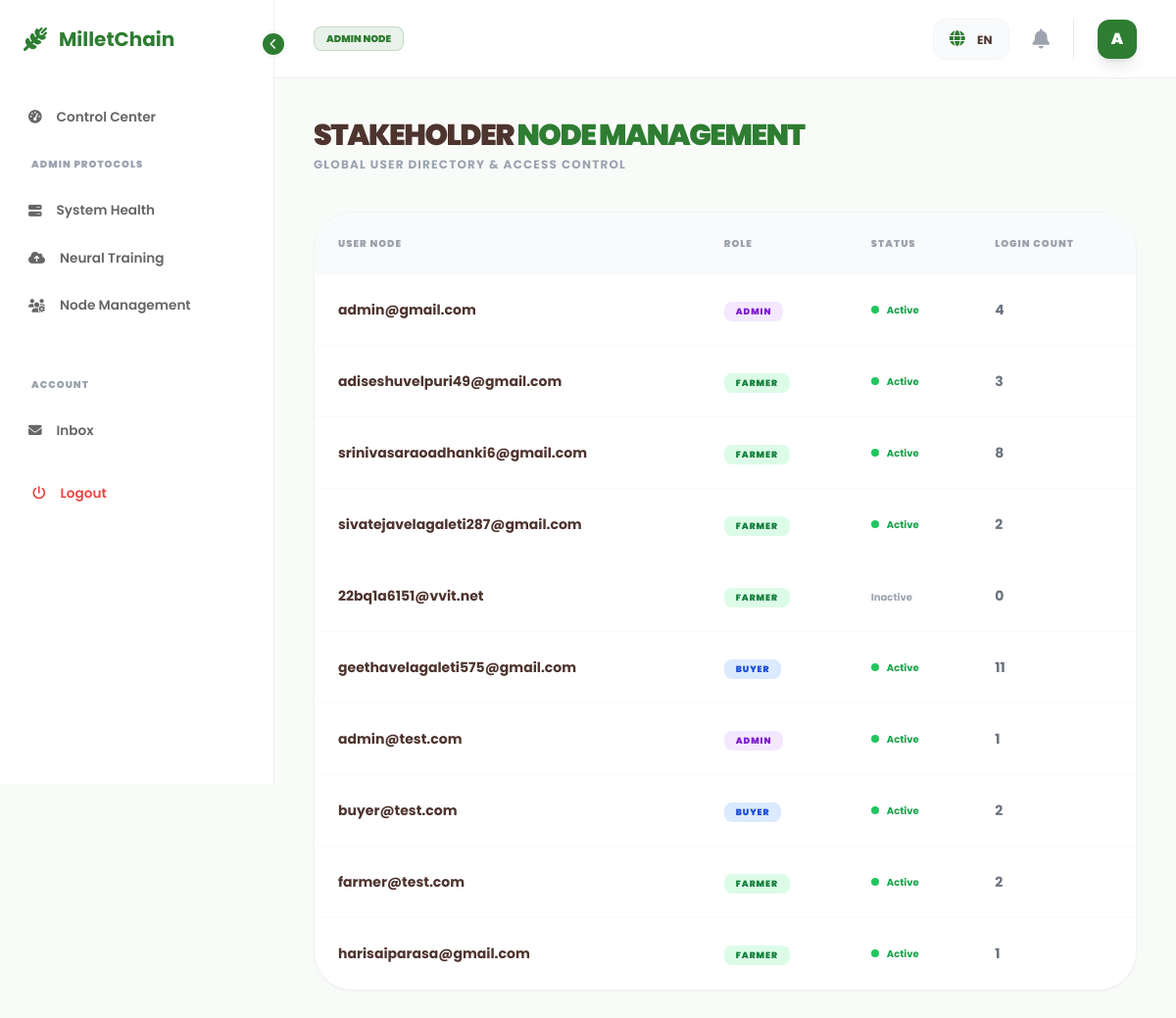
Page /accounts/manage-nodes/ (signed in) on the committed database.
### accounts/models.py (models this page shows, shortened)
class User(AbstractUser):
    ADMIN = 'admin'
    FARMER = 'farmer'
    BUYER = 'buyer'
    ROLE_CHOICES = [
        (ADMIN, 'Platform Administrator'),
        (FARMER, 'Millet Producer (Farmer)'),
        (BUYER, 'Millet Consumer (Buyer)'),
    ]
    username = None
    email = models.EmailField(unique=True)
    role = models.CharField(max_length=10, choices=ROLE_CHOICES, default=FARMER)
    is_verified = models.BooleanField(default=False)
    login_count = models.PositiveIntegerField(default=0)
    USERNAME_FIELD = 'email'
    REQUIRED_FIELDS = []
    objects = CustomUserManager()

### accounts/views.py (the view)
# urls.py: path('manage-nodes/', views.user_management, name='user_management'),
@login_required
def user_management(request):
    if request.user.role != 'admin':
        return redirect('dashboard')
    users = User.objects.all().order_by('-id')
    return render(request, 'accounts/user_management.html', {'users': users})

### notifications/context_processors.py (called while the page is built)
def notification_stats(request):
    if request.user.is_authenticated:
        return {
            'unread_notifications_count': request.user.notifications.filter(is_read=False).count(),
            'has_unread_notifications': request.user.notifications.filter(is_read=False).exists()
        }
    return {
        'unread_notifications_count': 0,
        'has_unread_notifications': False
    }

### templates/accounts/user_management.html (shortened to what this page needs)
{% extends 'base2.html' %}
{% load i18n %}
{% block content %}
<div class="fade-in-up">
    <div class="mb-10 flex justify-between items-center">
        <div>
            <h1 class="text-3xl font-black text-earth-brown uppercase tracking-tighter">
                {% trans "Stakeholder" %} <span class="text-primary-green">{% trans "Node Management" %}</span>
            </h1>
            <p class="text-xs font-bold text-gray-400 mt-1 uppercase tracking-widest">{% trans "Global User Directory & Access Control" %}</p>
        </div>
    </div>
    <div class="bg-white rounded-[2.5rem] border border-gray-100 shadow-sm overflow-hidden">
        <table class="w-full text-left border-collapse">
            <thead>
                <tr class="bg-gray-50 border-bottom border-gray-100">
                    <th class="p-6 text-[10px] font-black text-gray-400 uppercase tracking-widest">{% trans "User Node" %}</th>
                    <th class="p-6 text-[10px] font-black text-gray-400 uppercase tracking-widest">{% trans "Role" %}</th>
                    <th class="p-6 text-[10px] font-black text-gray-400 uppercase tracking-widest">{% trans "Status" %}</th>
                    <th class="p-6 text-[10px] font-black text-gray-400 uppercase tracking-widest">{% trans "Login Count" %}</th>
                </tr>
            </thead>
            <tbody>
                {% for u in users %}
                <tr class="border-b border-gray-50 hover:bg-green-50/30 transition-colors">
                    <td class="p-6 font-bold text-earth-brown text-sm">{{ u.email }}</td>
                    <td class="p-6">
                        <span class="px-3 py-1 rounded-lg text-[9px] font-black uppercase tracking-widest
                            {% if u.role == 'farmer' %}bg-green-100 text-green-700{% elif u.role == 'buyer' %}bg-blue-100 text-blue-700{% else %}bg-purple-100 text-purple-700{% endif %}">
                            {{ u.role }}
                        </span>
                    </td>
                    <td class="p-6">
                        {% if u.is_active %}
                            <span class="flex items-center gap-2 text-[10px] font-bold text-green-600">
                                <span class="w-2 h-2 bg-green-500 rounded-full animate-pulse"></span> {% trans "Active" %}
                            </span>
                        {% else %}
                            <span class="text-[10px] font-bold text-gray-400">{% trans "Inactive" %}</span>
                        {% endif %}
                    </td>
                    <td class="p-6 text-sm font-bold text-gray-500">{{ u.login_count }}</td>
                </tr>
                {% endfor %}
            </tbody>
        </table>
    </div>
</div>
{% endblock %}

### templates/base2.html (shortened to what this page needs)
{% load static %}
{% load i18n %}
<!DOCTYPE html>
<html lang="en">
<head>
    <script src="https://cdn.tailwindcss.com"></script>
    <link rel="stylesheet" href="https://cdnjs.cloudflare.com/ajax/libs/font-awesome/6.4.0/css/all.min.css">
</head>
<body>
    <aside class="sidebar" id="sidebar">
        <div class="collapse-btn" onclick="toggleSidebar()">
            <i class="fa-solid fa-chevron-left" id="collapse-icon"></i>
        </div>
        <div class="p-6 mb-4">
            <a href="/" class="logo text-primary-green font-bold text-xl flex items-center gap-3">
                <i class="fa-solid fa-wheat-awn text-2xl"></i>
                <span class="logo-text">{% trans "MilletChain" %}</span>
            </a>
        </div>
        <nav class="mt-2">
            <a href="{% url 'dashboard' %}" class="nav-item {% if request.resolver_match.url_name == 'dashboard' %}active{% endif %}">
                <i class="fa-solid fa-gauge-high"></i> <span class="nav-text">{% trans "Control Center" %}</span>
            </a>
            {% if user.role == 'farmer' %}
                <div class="px-8 py-4 text-[10px] font-black text-gray-400 uppercase tracking-widest section-label">{% trans "Supply Chain" %}</div>
                <a href="{% url 'products:my_listings' %}" class="nav-item {% if 'products' in request.path %}active{% endif %}">
                    <i class="fa-solid fa-seedling"></i> <span class="nav-text">{% trans "Crop Inventory" %}</span>
                </a>
                <a href="{% url 'analytics:price_predictor' %}" class="nav-item">
                    <i class="fa-solid fa-robot"></i> <span class="nav-text">{% trans "AI Price Engine" %}</span>
                </a>
                <a href="{% url 'analytics:demand_forecast' %}" class="nav-item">
                    <i class="fa-solid fa-chart-line"></i> <span class="nav-text">{% trans "Demand Forecast" %}</span>
                </a>
                <a href="{% url 'orders:incoming_requests' %}" class="nav-item">
                    <i class="fa-solid fa-handshake-angle"></i> <span class="nav-text">{% trans "Trade Requests" %}</span>
                </a>
            {% elif user.role == 'admin' %}
                <div class="px-8 py-4 text-[10px] font-black text-gray-400 uppercase tracking-widest section-label">{% trans "Admin Protocols" %}</div>
                <a href="{% url 'analytics:admin_analytics' %}" class="nav-item">
                    <i class="fa-solid fa-server"></i> <span class="nav-text">{% trans "System Health" %}</span>
                </a>
                <a href="{% url 'analytics:upload_dataset' %}" class="nav-item">
                    <i class="fa-solid fa-cloud-arrow-up"></i> <span class="nav-text">{% trans "Neural Training" %}</span>
                </a>
                <a href="{% url 'accounts:user_management' %}" class="nav-item">
                    <i class="fa-solid fa-users-gear"></i> <span class="nav-text">{% trans "Node Management" %}</span>
                </a>
            {% endif %}
            <div class="mt-8 px-8 py-4 text-[10px] font-black text-gray-400 uppercase tracking-widest section-label">{% trans "Account" %}</div>
            <a href="{% url 'notifications:inbox' %}" class="nav-item">
                <i class="fa-solid fa-envelope"></i> <span class="nav-text">{% trans "Inbox" %}</span>
            </a>
            <form action="{% url 'accounts:logout' %}" method="post" class="mt-4 px-2">
                <button type="submit" class="nav-item w-full border-none bg-transparent cursor-pointer text-red-500 hover:bg-red-50">
                    <i class="fa-solid fa-power-off"></i> <span class="nav-text">{% trans "Logout" %}</span>
                </button>
            </form>
        </nav>
    </aside>
    <header class="top-bar" id="top-bar">
        <div class="flex items-center gap-3">
            <span class="px-3 py-1 bg-primary-green/10 text-primary-green text-[10px] font-black rounded-lg uppercase border border-primary-green/20">
                {{ user.role }} {% trans "Node" %}
            </span>
        </div>
        <div class="flex items-center gap-6">
            <div class="lang-dropdown relative group px-4 py-2 bg-gray-50 rounded-xl border border-gray-100 cursor-pointer">
                <i class="fa-solid fa-globe text-primary-green"></i>
                <span class="ml-2 text-xs font-bold uppercase">{% get_current_language as LANG %}{{ LANG }}</span>
            </div>
            <a href="{% url 'notifications:inbox' %}" class="relative text-gray-400 hover:text-primary-green transition-colors">
                <i class="fa-solid fa-bell text-xl"></i>
            </a>
            <div class="flex items-center gap-3 border-l pl-6">
                <div class="w-10 h-10 bg-primary-green rounded-xl flex items-center justify-center text-white font-black shadow-lg">
                    {{ user.email|slice:":1"|upper }}
                </div>
            </div>
        </div>
    </header>
    <main class="content-area" id="content-area">
        {% block content %}{% endblock %}
    </main>
</body>
</html>

### templates/base2.html (style rules this page uses)
:root { --primary-green: #2E7D32; --leaf-green: #A5D6A7; --earth-brown: #4E342E; --soft-white: #F9FBF9; --transition: all 0.4s cubic-bezier(0.4, 0, 0.2, 1); }
body { font-family: 'Poppins', sans-serif; background-color: var(--soft-white); color: var(--earth-brown); overflow-x: hidden; }
.sidebar { width: 280px; height: 100vh; background: #ffffff; position: fixed; left: 0; top: 0; border-right: 1px solid #eee; z-index: 1000; transition: var(--transition); }
.nav-item { display: flex; align-items: center; gap: 15px; padding: 14px 25px; color: #666; text-decoration: none; font-size: 0.85rem; font-weight: 600; border-left: 4px solid transparent; transition: var(--transition); white-space: nowrap; }
.top-bar { height: 80px; background: rgba(255, 255, 255, 0.85); backdrop-filter: blur(12px); position: sticky; top: 0; margin-left: 280px; display: flex; justify-content: space-between; align-items: center; padding: 0 40px; border-bottom: 1px solid #eee; z-index: 999; transition: var(--transition); }
.content-area { margin-left: 280px; padding: 40px; min-height: 100vh; transition: var(--transition); }
.collapse-btn { position: absolute; right: -15px; top: 30px; width: 30px; height: 30px; background: var(--primary-green); color: white; border-radius: 50%; display: flex; align-items: center; justify-content: center; cursor: pointer; border: 4px solid var(--soft-white); font-size: 0.7rem; z-index: 1001; }

### rows in the picture
User: role "ADMIN", email "A", email "admin@test.com", login_count "1"
User: email "admin@gmail.com", role "ADMIN", login_count "4"
User: email "adiseshuvelpuri49@gmail.com", role "FARMER", login_count "3"
User: email "srinivasaraoadhanki6@gmail.com", role "FARMER", login_count "8"
User: email "sivatejavelagaleti287@gmail.com", role "FARMER", login_count "2"
User: email "22bq1a6151@vvit.net", role "FARMER", login_count "0"
User: email "geethavelagaleti575@gmail.com", role "BUYER", login_count "11"
User: email "buyer@test.com", role "BUYER", login_count "2"
User: email "farmer@test.com", role "FARMER", login_count "2"
User: email "harisaiparasa@gmail.com", role "FARMER", login_count "1"

### other values in the picture
{{ LANG }} "EN"
